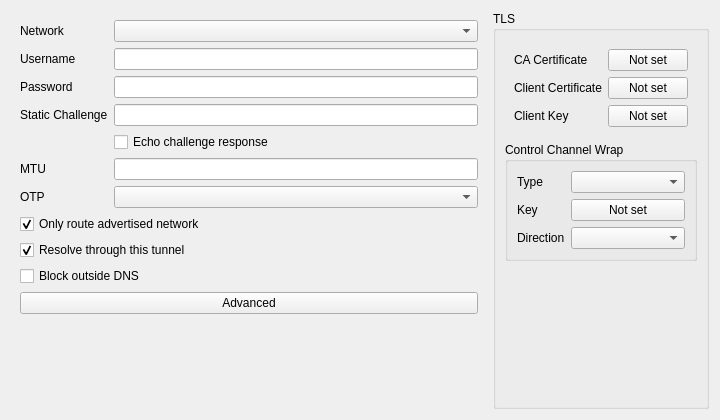
<?xml version="1.0" encoding="UTF-8"?>
<ui version="4.0">
 <class>EditOpenVPN</class>
 <widget class="QWidget" name="EditOpenVPN">
  <property name="geometry">
   <rect>
    <x>0</x>
    <y>0</y>
    <width>720</width>
    <height>420</height>
   </rect>
  </property>
  <property name="windowTitle">
   <string notr="true">EditOpenVPN</string>
  </property>
  <layout class="QHBoxLayout" name="horizontalLayout">
   <item>
    <widget class="QWidget" name="basic_w" native="true">
     <layout class="QFormLayout" name="basic_layout">
      <item row="0" column="0">
       <widget class="QLabel" name="network_l">
        <property name="toolTip">
         <string>&lt;html&gt;&lt;head/&gt;&lt;body&gt;&lt;p&gt;Default transport network. Leave empty to use the core default (udp).&lt;/p&gt;&lt;/body&gt;&lt;/html&gt;</string>
        </property>
        <property name="text">
         <string>Network</string>
        </property>
       </widget>
      </item>
      <item row="0" column="1">
       <widget class="QComboBox" name="network"/>
      </item>
      <item row="1" column="0">
       <widget class="QLabel" name="username_l">
        <property name="text">
         <string>Username</string>
        </property>
       </widget>
      </item>
      <item row="1" column="1">
       <widget class="QLineEdit" name="username"/>
      </item>
      <item row="2" column="0">
       <widget class="QLabel" name="password_l">
        <property name="text">
         <string>Password</string>
        </property>
       </widget>
      </item>
      <item row="2" column="1">
       <widget class="QLineEdit" name="password"/>
      </item>
      <item row="3" column="0">
       <widget class="QLabel" name="static_challenge_l">
        <property name="toolTip">
         <string>&lt;html&gt;&lt;head/&gt;&lt;body&gt;&lt;p&gt;Static challenge text shown by the server when it asks for a second authentication response. When a challenge is set and an OTP profile is bound, Throne sends the answer itself and no interactive prompt appears.&lt;/p&gt;&lt;/body&gt;&lt;/html&gt;</string>
        </property>
        <property name="text">
         <string>Static Challenge</string>
        </property>
       </widget>
      </item>
      <item row="3" column="1">
       <widget class="QLineEdit" name="static_challenge"/>
      </item>
      <item row="4" column="1">
       <widget class="QCheckBox" name="static_challenge_echo">
        <property name="toolTip">
         <string>&lt;html&gt;&lt;head/&gt;&lt;body&gt;&lt;p&gt;Show the static challenge response as plain text.&lt;/p&gt;&lt;/body&gt;&lt;/html&gt;</string>
        </property>
        <property name="text">
         <string>Echo challenge response</string>
        </property>
       </widget>
      </item>
      <item row="5" column="0">
       <widget class="QLabel" name="mtu_l">
        <property name="toolTip">
         <string>&lt;html&gt;&lt;head/&gt;&lt;body&gt;&lt;p&gt;Tunnel MTU. Empty uses 1500 until the server pushes a value.&lt;/p&gt;&lt;/body&gt;&lt;/html&gt;</string>
        </property>
        <property name="text">
         <string>MTU</string>
        </property>
       </widget>
      </item>
      <item row="5" column="1">
       <widget class="QLineEdit" name="mtu"/>
      </item>
      <item row="6" column="0">
       <widget class="QLabel" name="otp_profile_l">
        <property name="text">
         <string>OTP</string>
        </property>
       </widget>
      </item>
      <item row="6" column="1">
       <widget class="QComboBox" name="otp_profile"/>
      </item>
      <item row="7" column="0" colspan="2">
       <widget class="QCheckBox" name="only_advertised_routes">
        <property name="toolTip">
         <string>&lt;html&gt;&lt;head/&gt;&lt;body&gt;&lt;p&gt;Traffic that falls through to this profile reaches the tunnel only when the destination is inside a subnet the VPN server advertises; anything else is blocked. Routing rules that name this profile explicitly are not affected and always win.&lt;/p&gt;&lt;/body&gt;&lt;/html&gt;</string>
        </property>
        <property name="text">
         <string>Only route advertised network</string>
        </property>
        <property name="checked">
         <bool>true</bool>
        </property>
       </widget>
      </item>
      <item row="8" column="0" colspan="2">
       <widget class="QCheckBox" name="use_tunnel_dns">
        <property name="toolTip">
         <string>&lt;html&gt;&lt;head/&gt;&lt;body&gt;&lt;p&gt;Resolve the names the VPN server claims - its split-DNS suffixes and search domains - through the resolvers it pushes. Turn this off if the server claims every domain and breaks public DNS. Kept on regardless while this profile carries all traffic with &quot;Only route advertised network&quot; enabled, since the pushed resolvers are then the only reachable ones.&lt;/p&gt;&lt;/body&gt;&lt;/html&gt;</string>
        </property>
        <property name="text">
         <string>Resolve through this tunnel</string>
        </property>
        <property name="checked">
         <bool>true</bool>
        </property>
       </widget>
      </item>
      <item row="9" column="0" colspan="2">
       <widget class="QCheckBox" name="block_outside_dns">
        <property name="toolTip">
         <string>&lt;html&gt;&lt;head/&gt;&lt;body&gt;&lt;p&gt;Fail a lookup the tunnel cannot answer instead of retrying it directly. Leave this off for a management VPN: names it does not claim then still resolve through the direct resolver.&lt;/p&gt;&lt;/body&gt;&lt;/html&gt;</string>
        </property>
        <property name="text">
         <string>Block outside DNS</string>
        </property>
       </widget>
      </item>
      <item row="10" column="0" colspan="2">
       <widget class="QPushButton" name="advanced_button">
        <property name="text">
         <string>Advanced</string>
        </property>
       </widget>
      </item>
     </layout>
    </widget>
   </item>
   <item>
    <widget class="QGroupBox" name="tls_box">
     <property name="title">
      <string>TLS</string>
     </property>
     <layout class="QVBoxLayout" name="tls_layout">
      <item>
       <widget class="QWidget" name="tls_form_w" native="true">
        <layout class="QFormLayout" name="tls_form">
         <item row="0" column="0">
          <widget class="QLabel" name="certificate_l">
           <property name="toolTip">
            <string>&lt;html&gt;&lt;head/&gt;&lt;body&gt;&lt;p&gt;Trusted CA certificate content (PEM).&lt;/p&gt;&lt;/body&gt;&lt;/html&gt;</string>
           </property>
           <property name="text">
            <string>CA Certificate</string>
           </property>
          </widget>
         </item>
         <item row="0" column="1">
          <widget class="QPushButton" name="certificate">
           <property name="text">
            <string>Not set</string>
           </property>
          </widget>
         </item>
         <item row="1" column="0">
          <widget class="QLabel" name="client_certificate_l">
           <property name="text">
            <string>Client Certificate</string>
           </property>
          </widget>
         </item>
         <item row="1" column="1">
          <widget class="QPushButton" name="client_certificate">
           <property name="text">
            <string>Not set</string>
           </property>
          </widget>
         </item>
         <item row="2" column="0">
          <widget class="QLabel" name="client_key_l">
           <property name="text">
            <string>Client Key</string>
           </property>
          </widget>
         </item>
         <item row="2" column="1">
          <widget class="QPushButton" name="client_key">
           <property name="text">
            <string>Not set</string>
           </property>
          </widget>
         </item>
        </layout>
       </widget>
      </item>
      <item>
       <widget class="QGroupBox" name="control_wrap_box">
        <property name="toolTip">
         <string>&lt;html&gt;&lt;head/&gt;&lt;body&gt;&lt;p&gt;OpenVPN tls-auth / tls-crypt / tls-crypt-v2 control channel wrapping. Disabled when the type is empty.&lt;/p&gt;&lt;/body&gt;&lt;/html&gt;</string>
        </property>
        <property name="title">
         <string>Control Channel Wrap</string>
        </property>
        <property name="flat">
         <bool>true</bool>
        </property>
        <layout class="QFormLayout" name="control_wrap_layout">
         <item row="0" column="0">
          <widget class="QLabel" name="control_wrap_type_l">
           <property name="text">
            <string>Type</string>
           </property>
          </widget>
         </item>
         <item row="0" column="1">
          <widget class="QComboBox" name="control_wrap_type"/>
         </item>
         <item row="1" column="0">
          <widget class="QLabel" name="control_wrap_key_l">
           <property name="text">
            <string>Key</string>
           </property>
          </widget>
         </item>
         <item row="1" column="1">
          <widget class="QPushButton" name="control_wrap_key">
           <property name="text">
            <string>Not set</string>
           </property>
          </widget>
         </item>
         <item row="2" column="0">
          <widget class="QLabel" name="control_wrap_direction_l">
           <property name="toolTip">
            <string>&lt;html&gt;&lt;head/&gt;&lt;body&gt;&lt;p&gt;tls-auth key direction. Only used when the type is tls_auth; the key is bidirectional when empty.&lt;/p&gt;&lt;/body&gt;&lt;/html&gt;</string>
           </property>
           <property name="text">
            <string>Direction</string>
           </property>
          </widget>
         </item>
         <item row="2" column="1">
          <widget class="QComboBox" name="control_wrap_direction"/>
         </item>
        </layout>
       </widget>
      </item>
      <item>
       <spacer name="tls_spacer">
        <property name="orientation">
         <enum>Qt::Vertical</enum>
        </property>
        <property name="sizeHint" stdset="0">
         <size>
          <width>0</width>
          <height>0</height>
         </size>
        </property>
       </spacer>
      </item>
     </layout>
    </widget>
   </item>
  </layout>
 </widget>
 <tabstops>
  <tabstop>network</tabstop>
  <tabstop>username</tabstop>
  <tabstop>password</tabstop>
  <tabstop>static_challenge</tabstop>
  <tabstop>static_challenge_echo</tabstop>
  <tabstop>mtu</tabstop>
  <tabstop>otp_profile</tabstop>
  <tabstop>only_advertised_routes</tabstop>
  <tabstop>use_tunnel_dns</tabstop>
  <tabstop>block_outside_dns</tabstop>
  <tabstop>advanced_button</tabstop>
  <tabstop>certificate</tabstop>
  <tabstop>client_certificate</tabstop>
  <tabstop>client_key</tabstop>
  <tabstop>control_wrap_type</tabstop>
  <tabstop>control_wrap_key</tabstop>
  <tabstop>control_wrap_direction</tabstop>
 </tabstops>
 <resources/>
 <connections/>
</ui>
